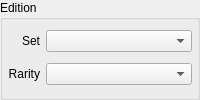
           <widget class="QGroupBox" name="groupBox">
            <property name="sizePolicy">
             <sizepolicy hsizetype="Expanding" vsizetype="Preferred">
              <horstretch>0</horstretch>
              <verstretch>0</verstretch>
             </sizepolicy>
            </property>
            <property name="minimumSize">
             <size>
              <width>0</width>
              <height>100</height>
             </size>
            </property>
            <property name="maximumSize">
             <size>
              <width>16777215</width>
              <height>130</height>
             </size>
            </property>
            <property name="title">
             <string>Edition</string>
            </property>
            <layout class="QGridLayout" name="gridLayout_6">
             <property name="leftMargin">
              <number>5</number>
             </property>
             <property name="topMargin">
              <number>5</number>
             </property>
             <property name="rightMargin">
              <number>5</number>
             </property>
             <property name="bottomMargin">
              <number>5</number>
             </property>
             <item row="0" column="0">
              <widget class="QLabel" name="label_47">
               <property name="text">
                <string>Set</string>
               </property>
               <property name="alignment">
                <set>Qt::AlignRight|Qt::AlignTrailing|Qt::AlignVCenter</set>
               </property>
              </widget>
             </item>
             <item row="0" column="1">
              <widget class="QComboBox" name="cBSet"/>
             </item>
             <item row="1" column="0">
              <widget class="QLabel" name="label_45">
               <property name="sizePolicy">
                <sizepolicy hsizetype="Fixed" vsizetype="Preferred">
                 <horstretch>0</horstretch>
                 <verstretch>0</verstretch>
                </sizepolicy>
               </property>
               <property name="text">
                <string>Rarity</string>
               </property>
               <property name="alignment">
                <set>Qt::AlignRight|Qt::AlignTrailing|Qt::AlignVCenter</set>
               </property>
              </widget>
             </item>
             <item row="1" column="1">
              <widget class="QComboBox" name="cBRarity"/>
             </item>
            </layout>
           </widget>
